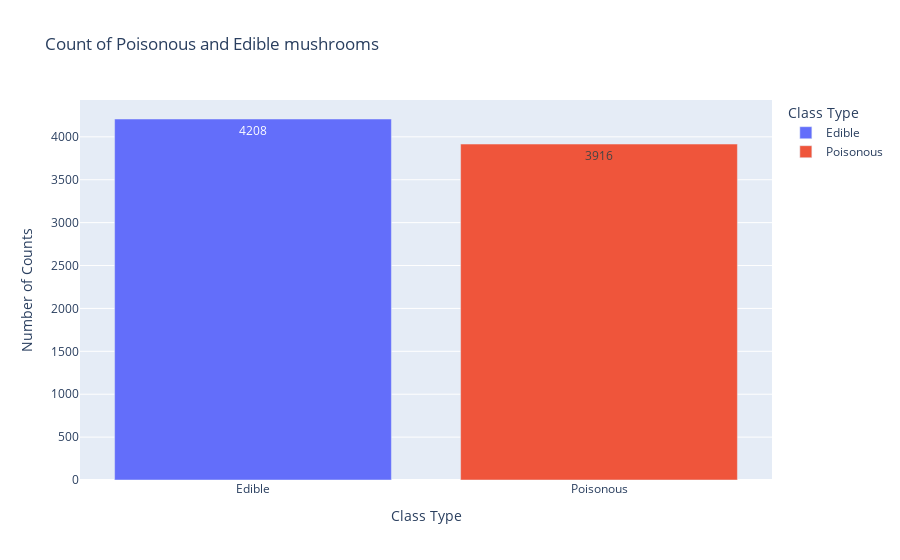

The cell this chart's notebook holds for it:
### Code cell
# Create a DataFrame for visualization
mushroom_visualization = mushroom['class'].value_counts().reset_index()
mushroom_visualization.columns = ['Class', 'Count']

# Map 'p' to 'Poisonous' and 'e' to 'Edible'
mushroom_visualization['Class'] = mushroom_visualization['Class'].map({'p': 'Poisonous', 'e': 'Edible'})

# Plot the count of Poisonous and Edible mushrooms using Plotly
fig = px.bar(mushroom_visualization, x='Class', y='Count', text='Count', color='Class', 
             labels={'Count': 'Number of Counts', 'Class': 'Class Type'},
             title='Count of Poisonous and Edible mushrooms')

# Show the plot
fig.show()

### Figure 1 — Plotly figure (JSON) as saved in the notebook; plotly's stock layout.template omitted (floating-point values rounded to 4 significant figures)
{"data": [{"alignmentgroup": "True", "hovertemplate": "Class Type=%{x}<br>Number of Counts=%{text}<extra></extra>", "legendgroup": "Edible", "marker": {"color": "#636efa", "pattern": {"shape": ""}}, "name": "Edible", "offsetgroup": "Edible", "orientation": "v", "showlegend": true, "text": [4208], "textposition": "auto", "type": "bar", "x": ["Edible"], "xaxis": "x", "y": [4208], "yaxis": "y"}, {"alignmentgroup": "True", "hovertemplate": "Class Type=%{x}<br>Number of Counts=%{text}<extra></extra>", "legendgroup": "Poisonous", "marker": {"color": "#EF553B", "pattern": {"shape": ""}}, "name": "Poisonous", "offsetgroup": "Poisonous", "orientation": "v", "showlegend": true, "text": [3916], "textposition": "auto", "type": "bar", "x": ["Poisonous"], "xaxis": "x", "y": [3916], "yaxis": "y"}], "layout": {"barmode": "relative", "legend": {"title": {"text": "Class Type"}, "tracegroupgap": 0}, "title": {"text": "Count of Poisonous and Edible mushrooms"}, "xaxis": {"anchor": "y", "categoryarray": ["Edible", "Poisonous"], "categoryorder": "array", "domain": [0, 1], "title": {"text": "Class Type"}}, "yaxis": {"anchor": "x", "domain": [0, 1], "title": {"text": "Number of Counts"}}}}
